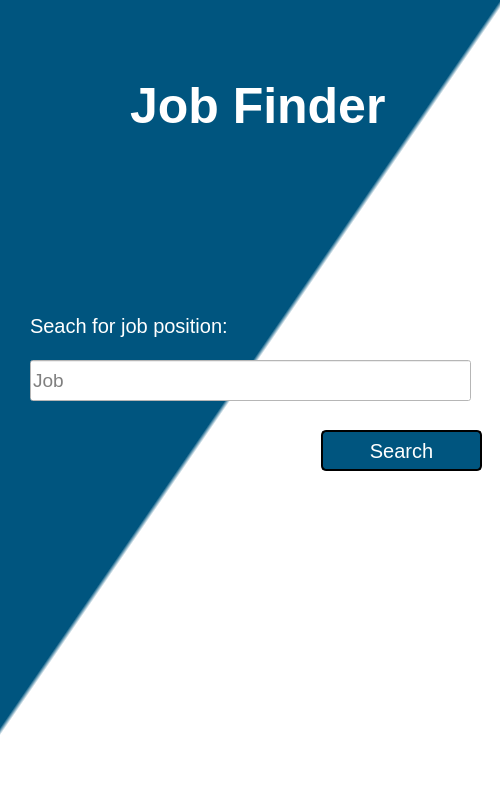
<?xml version="1.0" encoding="UTF-8"?>
<ui version="4.0">
 <class>Dialog</class>
 <widget class="QDialog" name="Dialog">
  <property name="geometry">
   <rect>
    <x>0</x>
    <y>0</y>
    <width>500</width>
    <height>800</height>
   </rect>
  </property>
  <property name="styleSheet">
   <string notr="true">background-color: qlineargradient(spread:pad, x1:0.388, y1:0.557, x2:0.393, y2:0.5625, stop:0 rgba(0, 85, 127, 255), stop:0.976636 rgba(255, 255, 255, 255));</string>
  </property>
  <widget class="QLabel" name="label">
   <property name="geometry">
    <rect>
     <x>130</x>
     <y>70</y>
     <width>271</width>
     <height>71</height>
    </rect>
   </property>
   <property name="styleSheet">
    <string notr="true">color:rgb(255, 255, 255);
font: 63 14pt &quot;Copperplate,fantasy&quot;;
font-weight: bold;
font-size:50px;
background-color:rgb(0, 85, 127);
</string>
   </property>
   <property name="text">
    <string>Job Finder</string>
   </property>
  </widget>
  <widget class="QLabel" name="label_2">
   <property name="geometry">
    <rect>
     <x>30</x>
     <y>300</y>
     <width>221</width>
     <height>51</height>
    </rect>
   </property>
   <property name="styleSheet">
    <string notr="true">color:rgb(255, 255, 255);
font: 63 14pt &quot;Yu Gothic UI Semibold&quot;;
font-size:20px;
background-color:rgb(0, 85, 127);

</string>
   </property>
   <property name="text">
    <string>Seach for job position:</string>
   </property>
  </widget>
  <widget class="QLineEdit" name="InputSearch">
   <property name="geometry">
    <rect>
     <x>30</x>
     <y>360</y>
     <width>441</width>
     <height>41</height>
    </rect>
   </property>
   <property name="styleSheet">
    <string notr="true">color:rgb(0, 0, 0);
background-color: rgb(255, 255, 255);
font-size:19px</string>
   </property>
   <property name="placeholderText">
    <string>Job</string>
   </property>
  </widget>
  <widget class="QPushButton" name="SearchButton">
   <property name="geometry">
    <rect>
     <x>321</x>
     <y>430</y>
     <width>161</width>
     <height>41</height>
    </rect>
   </property>
   <property name="font">
    <font>
     <pointsize>-1</pointsize>
    </font>
   </property>
   <property name="styleSheet">
    <string notr="true">color: rgb(255, 255, 255);
font-size: 20px;
background-color: rgb(0, 85, 127);
border: 2px solid;
border-radius: 5px;
</string>
   </property>
   <property name="text">
    <string>Search</string>
   </property>
  </widget>
  <widget class="QLabel" name="Warning">
   <property name="geometry">
    <rect>
     <x>30</x>
     <y>410</y>
     <width>171</width>
     <height>21</height>
    </rect>
   </property>
   <property name="styleSheet">
    <string notr="true">color:rgb(255, 0, 0);
background-color:rgb(0, 85, 127);
font: 11pt &quot;Old Antic Bold&quot;;
border-radius: 5px;</string>
   </property>
   <property name="text">
    <string/>
   </property>
  </widget>
 </widget>
 <resources/>
 <connections/>
</ui>
